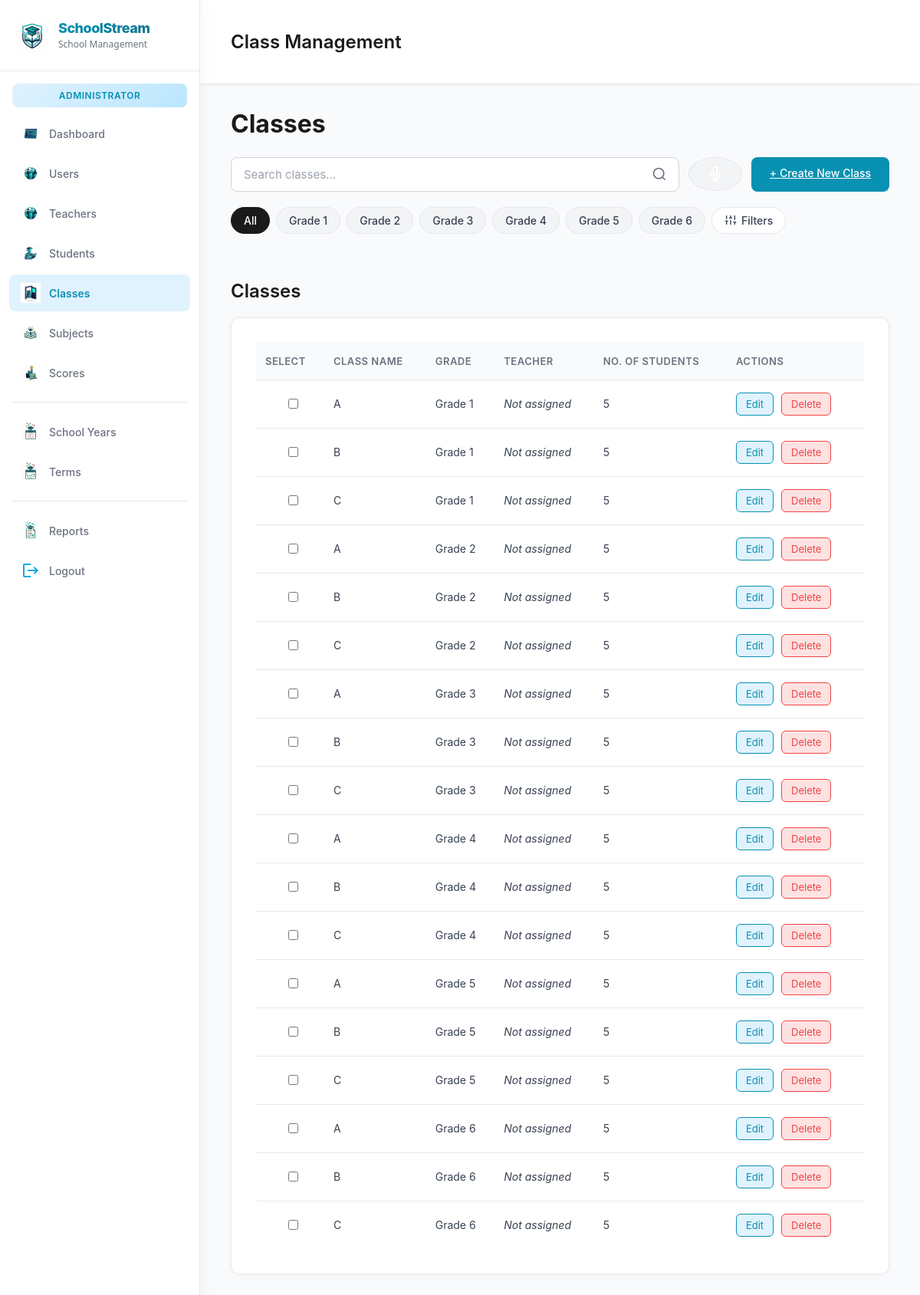
The app's page /views/classes/classManagement.php (signed in) with its own data.
### tables this page shows
CREATE TABLE IF NOT EXISTS classes (
    class_id INT AUTO_INCREMENT PRIMARY KEY,
    class_name VARCHAR(2) NOT NULL,
    grade_id INT NOT NULL,
    UNIQUE (class_name, grade_id),
    CONSTRAINT fk_classes_grade
        FOREIGN KEY (grade_id) REFERENCES grades(grade_id)
        ON DELETE RESTRICT
        ON UPDATE CASCADE
);

CREATE TABLE IF NOT EXISTS grades (
    grade_id INT AUTO_INCREMENT PRIMARY KEY,
    grade_name VARCHAR(20) NOT NULL UNIQUE
);

### models/Model.php (called while the page is built, shortened)
<?php
abstract class Model {
    protected static $pdo = null;
    protected function getConnection() {
        if (self::$pdo === null) {
            self::$pdo = getDBConnection();
        }
        return self::$pdo;
    }
    protected function query($sql, $params = []) {
        $pdo = $this->getConnection();
        try {
            $stmt = $pdo->prepare($sql);
            $stmt->execute($params);
            return $stmt->fetchAll(PDO::FETCH_ASSOC);
        } catch (PDOException $e) {
            error_log("Model query error: " . $e->getMessage());
            return [];
        }
    }
}

### models/SchoolClass.php (called while the page is built, shortened)
<?php
require_once __DIR__ . '/Model.php';
class SchoolClass extends Model {
    public function getAll() {
        $sql = "SELECT c.*, g.grade_name,
                (SELECT COUNT(*) FROM students s WHERE s.class_id = c.class_id) as student_count
                FROM classes c
                JOIN grades g ON c.grade_id = g.grade_id
                ORDER BY g.grade_id, c.class_name";
        return $this->query($sql);
    }
}

### controllers/ClassController.php (called while the page is built, shortened)
<?php
require_once __DIR__ . '/../models/SchoolClass.php';
class ClassController extends BaseController {
    private $classModel;
    public function __construct() {
        $this->classModel = new SchoolClass();
    }
    public function index() {
        return $this->classModel->getAll();
    }
}

### views/classes/classManagement.php (the view, shortened to what this page needs)
<?php
$headerPath = __DIR__ . '/includes/header.php';
if (!file_exists($headerPath)) $headerPath = __DIR__ . '/../../includes/header.php';
$parts = explode('/', trim($_SERVER['SCRIPT_NAME'], '/'));
$projectRoot = (isset($parts[1]) ? '/' . $parts[0] : '');
$extra_head = '<link rel="stylesheet" href="' . $projectRoot . '/public/assets/css/darkManagement.css?v=' . time() . '">';
require_once __DIR__ . '/../../controllers/ClassController.php';
$controller = new ClassController();
$classes = $controller->index();
?>
<div class="Main-Container">
    <?php require_once dirname($headerPath) . '/sidebar.php'; ?>
        <main class="main-dashboard">
            <div class = "header">
                <h2>Class Management</h2></div>
            <h1>Classes</h1>
            <section class="search-filter-section">
                <div class="search-bar-container">
                    <div class="search-bar">
                        <input type="text" id="searchInput" placeholder="Search classes..." onkeyup="searchClasses()">
                    </div>
                    <button class="voice-search-btn" title="Voice search">
                        <svg width="20" height="20" viewBox="0 0 24 24" fill="none" stroke="currentColor" stroke-width="2">
                            <path d="M12 1a3 3 0 0 0-3 3v8a3 3 0 0 0 6 0V4a3 3 0 0 0-3-3z"></path>
                            <path d="M19 10v2a7 7 0 0 1-14 0v-2"></path>
                            <line x1="12" y1="19" x2="12" y2="23"></line>
                            <line x1="8" y1="23" x2="16" y2="23"></line>
                        </svg>
                    </button>
                    <a href="class_create.php" class="create-btn" style="margin-left: auto;">
                        + Create New Class
                    </a>
                </div>
                <div class="filter-chips-container">
                    <div class="filter-chip active" onclick="filterClasses('all')">All</div>
                    <div class="filter-chip" onclick="filterClasses('grade-1')">Grade 1</div>
                    <div class="filter-chip" onclick="filterClasses('grade-2')">Grade 2</div>
                    <div class="filter-chip" onclick="filterClasses('grade-3')">Grade 3</div>
                    <div class="filter-chip" onclick="filterClasses('grade-4')">Grade 4</div>
                    <div class="filter-chip" onclick="filterClasses('grade-5')">Grade 5</div>
                    <div class="filter-chip" onclick="filterClasses('grade-6')">Grade 6</div>
                    <button class="filters-menu-btn">
                        Filters
                    </button>
                </div>
            </section>
             <h2 class = 'heading users'>Classes</h2>
            <section class="table-card">
                <table>
                    <thead>
                        <tr>
                        <th>Select</th>
                        <th>Class Name</th>
                        <th>Grade</th>
                        <th>Teacher</th>
                        <th>No. of Students</th>
                        <th>Actions</th>
                        </tr>
                    </thead>
                    <tbody>
                        <?php if (empty($classes)): ?>
                            <tr>
                                <td colspan="6" style="text-align: center; padding: 20px; color: #6b7280;">No classes found.</td>
                            </tr>
                        <?php else: ?>
                            <?php foreach ($classes as $class): ?>
                                <tr>
                                    <td><input type="checkbox" name="class[]" value="<?php echo $class['class_id']; ?>"></td>
                                    <td><?php echo htmlspecialchars($class['class_name']); ?></td>
                                    <td><?php echo htmlspecialchars($class['grade_name']); ?></td>
                                    <td><em>Not assigned</em></td>
                                    <td><?php echo $class['student_count']; ?></td>
                                    <td>
                                        <a href="class_edit.php?id=<?php echo $class['class_id']; ?>" class="action-btn edit-btn">Edit</a>
                                        <a href="#" class="action-btn delete-btn" onclick="if(confirm('Are you sure?')) window.location.href='class_delete.php?id=<?php echo $class['class_id']; ?>'">Delete</a>
                                    </td>
                                </tr>
                            <?php endforeach; ?>
                        <?php endif; ?>
                    </tbody>
                </table>
            </section>
        </main>
    </div>
</body>
</html>

### public/assets/css/style.css (style rules this page uses)
input::placeholder { color: rgba(255, 255, 255, 0.6); }
button { margin-top: 20px; width: 100%; padding: 10px; background-color: #7867f4; color: #fff; border: none; border-radius: 8px; font-weight: bold; cursor: pointer; transition: background 0.3s ease; }

### includes/header.php (style rules this page uses)
body { font-family:Arial,Helvetica,sans-serif;margin:0;padding:0 }

### records on screen
classes: class_name "A", grade.grade_name "Grade 1", student_count "5"
classes: class_name "B", grade.grade_name "Grade 1", student_count "5"
classes: class_name "C", grade.grade_name "Grade 1", student_count "5"
classes: class_name "A", grade.grade_name "Grade 2", student_count "5"
classes: class_name "B", grade.grade_name "Grade 2", student_count "5"
classes: class_name "C", grade.grade_name "Grade 2", student_count "5"
classes: class_name "A", grade.grade_name "Grade 3", student_count "5"
classes: class_name "B", grade.grade_name "Grade 3", student_count "5"
classes: class_name "C", grade.grade_name "Grade 3", student_count "5"
classes: class_name "A", grade.grade_name "Grade 4", student_count "5"
classes: class_name "B", grade.grade_name "Grade 4", student_count "5"
classes: class_name "C", grade.grade_name "Grade 4", student_count "5"
classes: class_name "A", grade.grade_name "Grade 5", student_count "5"
classes: class_name "B", grade.grade_name "Grade 5", student_count "5"
classes: class_name "C", grade.grade_name "Grade 5", student_count "5"
classes: class_name "A", grade.grade_name "Grade 6", student_count "5"
classes: class_name "B", grade.grade_name "Grade 6", student_count "5"
classes: class_name "C", grade.grade_name "Grade 6", student_count "5"
